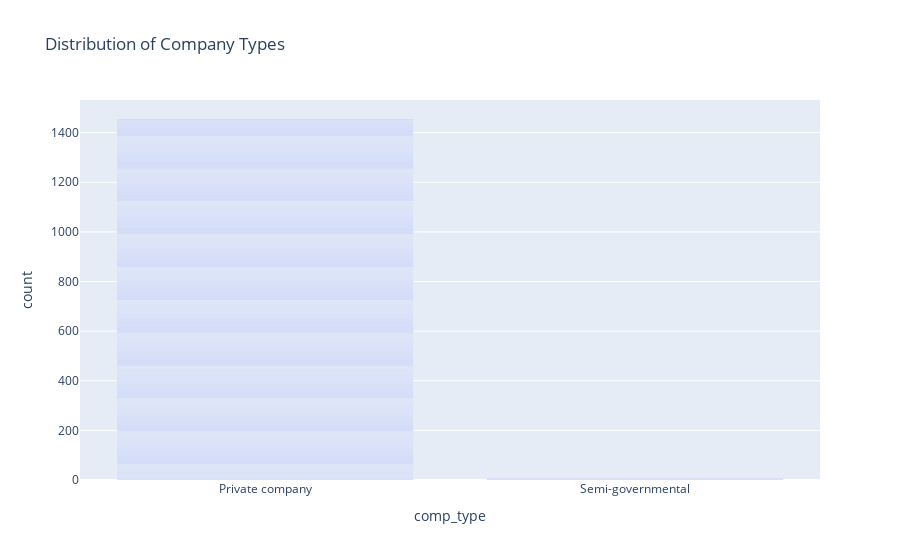

Write notebook code for a chart like this one.
### Markdown cell above
We could also use a correlation matrix to get more specific information about the relationship between these two variables.

### Code cell
import plotly.express as px

# Bar chart for company types
fig = px.bar(CJA, x='comp_type', title='Distribution of Company Types')
fig.show()

### Figure 1 — Plotly figure (JSON) as saved in the notebook; plotly's stock layout.template omitted (floating-point values rounded to 4 significant figures; data arrays with more than 128 entries replaced by an {"elided": "..."} marker saying what was removed)
{"data": [{"alignmentgroup": "True", "hovertemplate": "comp_type=%{x}<br>count=%{y}<extra></extra>", "legendgroup": "", "marker": {"color": "#636efa", "pattern": {"shape": ""}}, "name": "", "offsetgroup": "", "orientation": "v", "showlegend": false, "textposition": "auto", "type": "bar", "x": {"elided": "1460 str values"}, "xaxis": "x", "y": {"elided": "1460 int values"}, "yaxis": "y"}], "layout": {"autosize": true, "barmode": "relative", "legend": {"tracegroupgap": 0}, "title": {"text": "Distribution of Company Types"}, "xaxis": {"anchor": "y", "autorange": true, "domain": [0, 1], "range": [-0.5, 1.5], "title": {"text": "comp_type"}, "type": "category"}, "yaxis": {"anchor": "x", "autorange": true, "domain": [0, 1], "range": [0, 1532.0], "title": {"text": "count"}, "type": "linear"}}}
